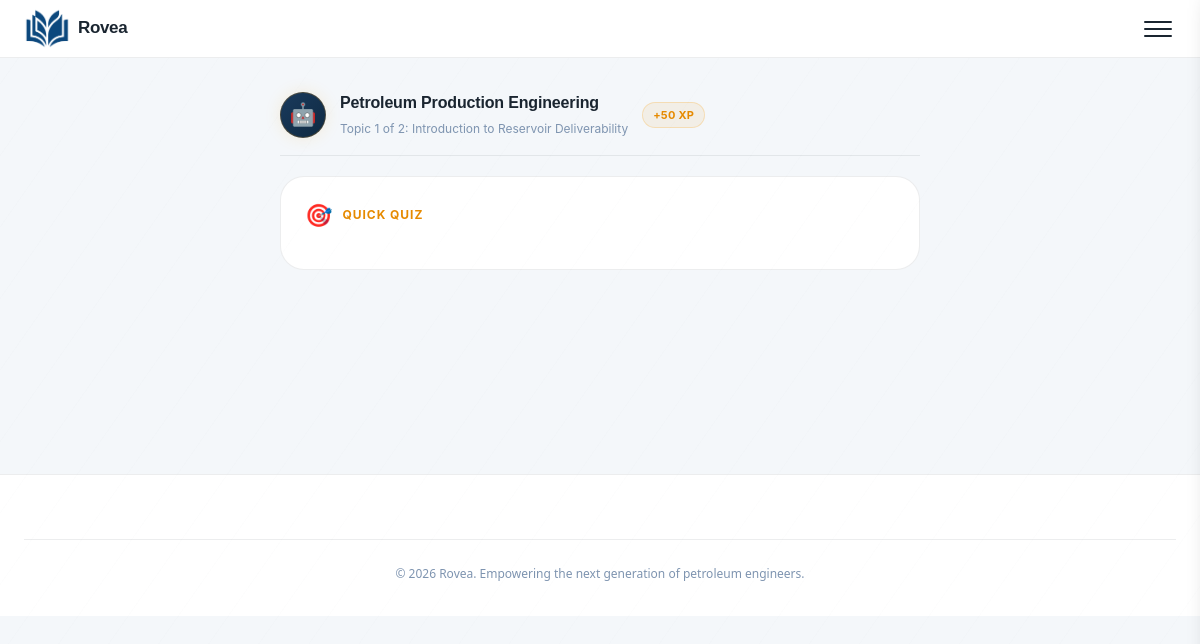
The page /quiz/94/ (signed in) on the database as committed earlier.
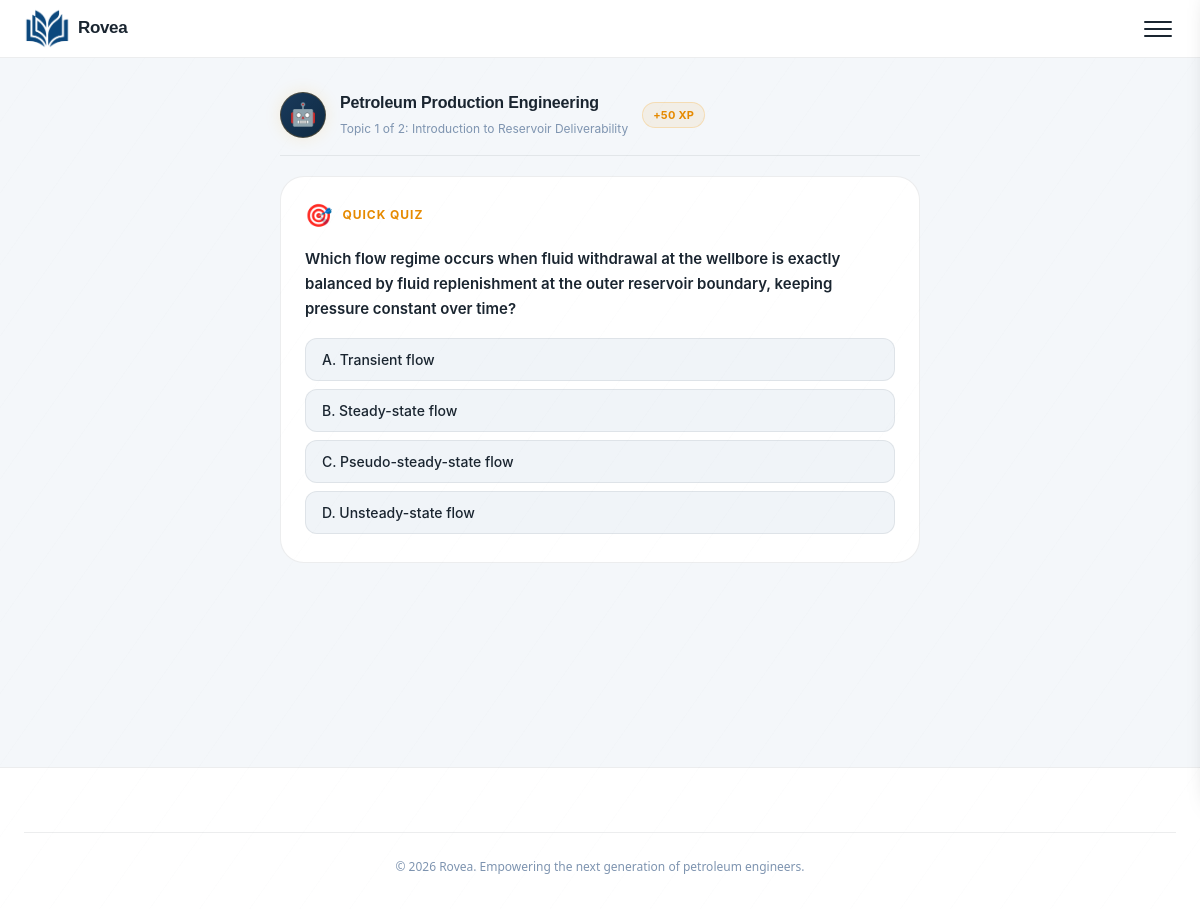
The same page on the database as committed later.
### core/models.py (models this page shows, shortened)
class TopicSession(models.Model):
    session = models.ForeignKey(Session, on_delete=models.CASCADE, related_name="topic_sessions")
    topic_name = models.CharField(max_length=200)
    topic_index = models.IntegerField(default=0)
    intro_content = models.TextField(blank=True)
    lecture_content = models.TextField(blank=True)
    chunks = models.JSONField(default=list)
    current_chunk_index = models.IntegerField(default=0)
    quiz_question = models.TextField(blank=True)
    quiz_options = models.JSONField(default=list)
    correct_answer_index = models.IntegerField(default=0)
    quiz_explanation = models.TextField(blank=True)
    student_answer_index = models.IntegerField(null=True, blank=True)
    passed_quiz = models.BooleanField(default=False)
    xp_earned = models.IntegerField(default=0)
    is_complete = models.BooleanField(default=False)
    completed_at = models.DateTimeField(null=True, blank=True)
    class Meta:
        ordering = ["topic_index"]

### core/views.py (the view)
# urls.py: path("quiz/<int:topic_session_id>/", views.quiz_view, name="quiz"),
@login_required
def quiz_view(request, topic_session_id):
    if not hasattr(request.user, "profile"):
        return redirect("onboarding")
    topic_session = get_object_or_404(TopicSession, id=topic_session_id, session__student=request.user.profile)
    session = topic_session.session
    entry = get_object_or_404(TimetableEntry, student=request.user.profile, course_code=session.course_code)
    return render(request, "core/quiz.html", {
        "entry": entry,
        "session": session,
        "topic_session": topic_session,
        "question": topic_session.quiz_question,
        "options": topic_session.quiz_options,
        "topic_number": topic_session.topic_index + 1,
        "total_topics": len(session.topics),
        "topic_name": topic_session.topic_name,
    })

### templates/core/quiz.html (shortened to what this page needs)
{% extends "core/base.html" %}
{% block content %}
<div class="page-container">
  <div class="session-header">
    <div class="ai-avatar">🤖</div>
    <div>
      <div class="session-title">{{ entry.course_title }}</div>
      <div class="session-sub">Topic {{ topic_number }} of {{ total_topics }}: {{ topic_name }}</div>
    </div>
    <span class="badge badge-amber">+50 XP</span>
  </div>
  <div class="quiz-card">
    <div class="quiz-header">
      <span class="quiz-icon">🎯</span>
      <span class="quiz-label">Quick Quiz</span>
    </div>
    <p class="quiz-q">{{ question }}</p>
    <form method="POST" action="{% url 'answer' %}">
      {% for option in options %}
      <button type="submit" name="answer_index" value="{{ forloop.counter0 }}" class="qopt">
        {{ option }}
      </button>
      {% endfor %}
    </form>
  </div>
</div>
{% endblock %}

Rows that differ between the two databases and show on the page:
changed TopicSession "Introduction to Reservoir Deliverability": quiz_question (not shown) → "Which flow regime occurs when fluid withdrawal at the wellbore is exactly balanced by fluid replenishment at the outer reservoir boundary, keeping pressure constant over time?"
Other text that changed with them:
new list line: "A. Transient flow"
new list line: "B. Steady-state flow"
new list line: "C. Pseudo-steady-state flow"
new list line: "D. Unsteady-state flow"
